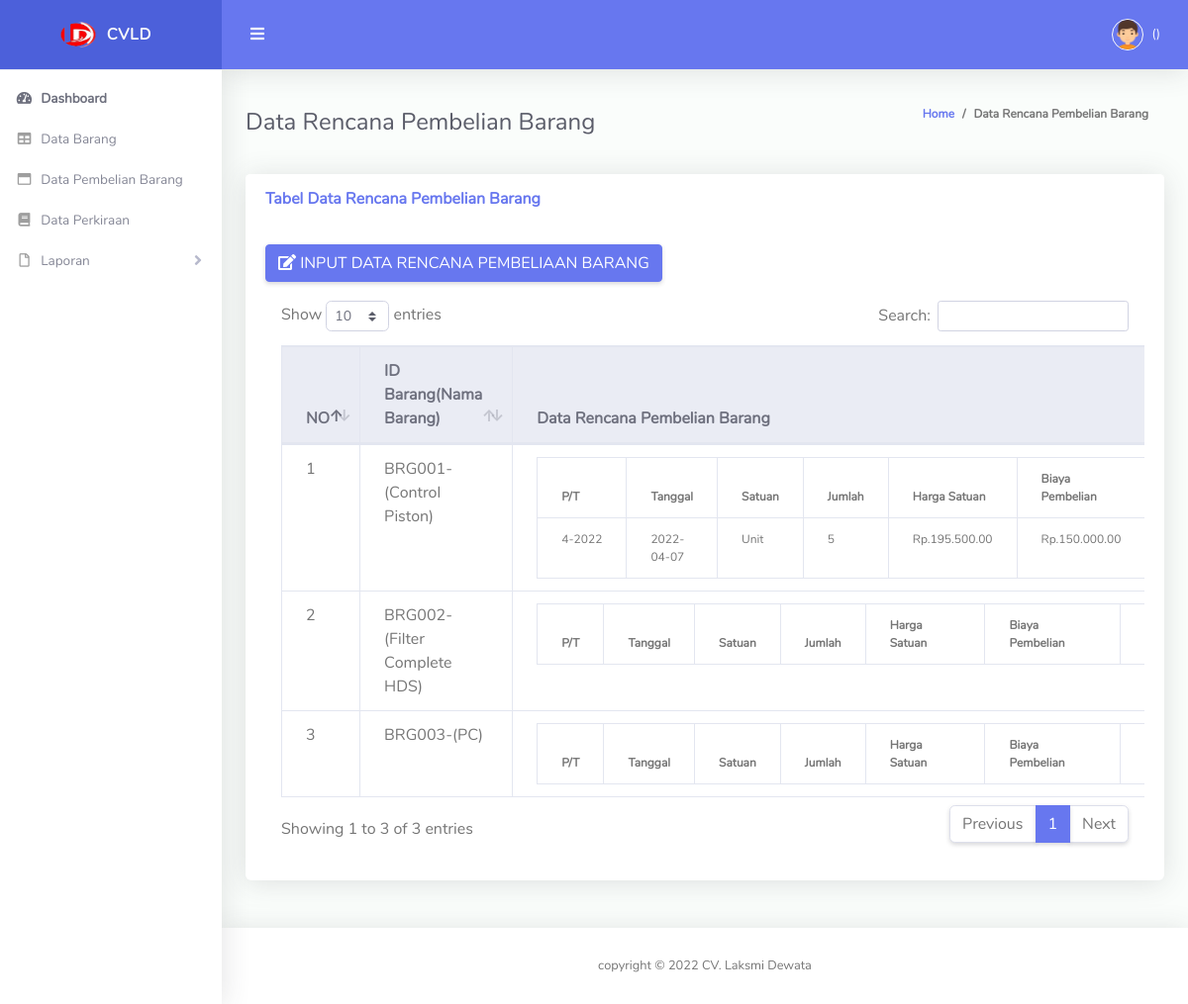
The app's page /dashboard_accounting.php?p=data_pembelian_barang with its own data.
### tables this page shows
CREATE TABLE `tbl_barang` (
  `id_barang` varchar(50) NOT NULL,
  `nama_barang` varchar(50) NOT NULL,
  `satuan` varchar(50) NOT NULL,
  `stok_awal` varchar(50) NOT NULL,
  `stok_akhir` varchar(50) NOT NULL
);

CREATE TABLE `tbl_pembelian` (
  `id_pembelian` varchar(50) NOT NULL,
  `id_barang` varchar(50) NOT NULL,
  `periode` varchar(50) NOT NULL,
  `tahun` varchar(50) NOT NULL,
  `tanggal` varchar(50) NOT NULL,
  `satuan` varchar(50) NOT NULL,
  `jumlah` varchar(50) NOT NULL,
  `harga_satuan` varchar(50) NOT NULL,
  `biaya_pembelian` varchar(50) NOT NULL,
  `biaya_penyimpanan` varchar(50) NOT NULL,
  `lead_time` varchar(50) NOT NULL,
  `total_biaya` varchar(50) NOT NULL
);

### Accounting/data_pembelian_barang.php (the view, shortened to what this page needs)
<div class="container-fluid" id="container-wrapper">
  <div class="d-sm-flex align-items-center justify-content-between mb-4">
    <h2 class="h4 mb-0 text-gray-800">Data Rencana Pembelian Barang</h2>
    <ol class="breadcrumb">
      <li class="breadcrumb-item"><a href="#">Home</a></li>
      <li class="breadcrumb-item active" aria-current="">Data Rencana Pembelian Barang</li>
    </ol>
  </div>
  <div class="row mb-12">
    <div class="col-xl-12 col-md-6 mb-4">
       <div class="card mb-4">
        <div class="card-header py-3 d-flex flex-row align-items-center justify-content-between">
          <h6 class="m-0 font-weight-bold text-primary">Tabel Data Rencana Pembelian Barang</h6>
        </div>
        <div class="card-body">
          <a href="dashboard_accounting.php?p=input_data_rpb" class="btn btn-primary" style="margin-bottom: 3px; "><i class="fa fa-edit"></i> INPUT DATA RENCANA PEMBELIAAN BARANG</a>
          <div class="table-responsive p-3">
          <table class="table align-items-center table-hover table-bordered" id="dataTableHover">
            <thead class="thead-light">
              <tr>
                <th>NO</th>
                <th>ID Barang(Nama Barang)</th>
                <th>Data Rencana Pembelian Barang</th>
              </tr>
            </thead>
            <tbody>
              <?php
               include "koneksi.php";
               $no=1;
               $query_user="SELECT * FROM tbl_barang";
               $sql_user=mysqli_query($connect, $query_user);
               while ($data_user=mysqli_fetch_array($sql_user)) {
              ?>
              <tr>
                 <td><?php echo $no;?></td>
                 <td><?php echo $data_user['id_barang'];?>-(<?php echo $data_user['nama_barang'];?>)</td>
              <td>
              <table class="table table-bordered" style="font-size: 12px;">
                <thead>
                  <tr>
                      <th>P/T</th>
                      <th>Tanggal</th>
                      <th>Satuan</th>
                      <th>Jumlah</th>
                      <th>Harga Satuan</th>
                      <th>Biaya Pembelian</th>
                      <th>Biaya Penyimpanan(%)</th>
                  </tr>
                </thead>
                    <tbody>
                    <?php
                    include "koneksi.php";
                    $query="SELECT * FROM tbl_pembelian WHERE id_barang='".$data_user['id_barang']."'";
                    $sql=mysqli_query($connect, $query);
                    while ($data=mysqli_fetch_array($sql)) {
                    ?>
                    <tr>
                      <td><?php echo $data['periode'];?>-<?php echo $data['tahun'];?></td>
                      <td><?php echo $data['tanggal'];?></td>
                      <td><?php echo $data['satuan'];?></td>
                      <td><?php echo $data['jumlah'];?></td>
                      <td><?php
                        $stok= $data['harga_satuan'];
                        echo "Rp.".number_format($stok, 2, ".", ".");
                        ?>
                      </td>
                      <td><?php
                        $pembelian= $data['biaya_pembelian'];
                        echo "Rp.".number_format($pembelian, 2, ".", ".");
                        ?>
                      </td>
                    </tr>
                  <?php }?>
                </tbody>
              </table>
              </td>
              </tr>
              <?php $no++;}
              ?>
            </tbody>
          </table>
         </div>
        </div>
      </div>
    </div>
  </div>
</div>

### records on screen
tbl_barang: id_barang "BRG001", nama_barang "Control Piston"
tbl_pembelian: periode "4", tahun "2022", tanggal "2022-04-07", satuan "Unit", jumlah "5", harga_satuan "195.500.00", biaya_pembelian "150.000.00"
tbl_barang: id_barang "BRG002", nama_barang "Filter Complete HDS"
tbl_barang: id_barang "BRG003", nama_barang "PC"
